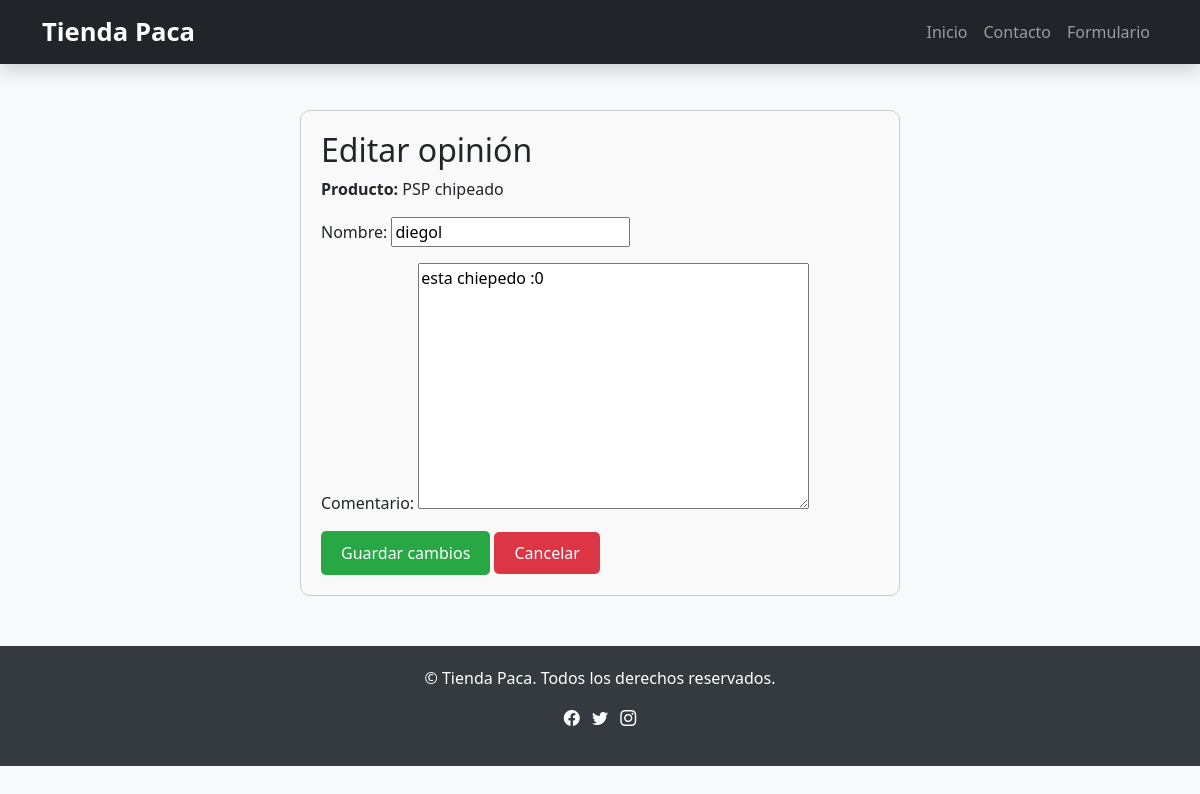
Screenshot of /productos/opinion/editar/1/ with the database file from the repository.
### productos/models.py (models this page shows, shortened)
class Opinion(models.Model):
    producto = models.ForeignKey(Producto, related_name="opiniones", on_delete=models.CASCADE)
    nombre = models.CharField(max_length=100)  # nombre del visitante
    comentario = models.TextField()
    fecha = models.DateTimeField(auto_now_add=True)
    class Meta:
        verbose_name = "Opinión"
        verbose_name_plural = "Opiniones"

class Producto(models.Model):
    nombre = models.CharField(max_length=200)
    descripcion = models.TextField()
    foto = models.ImageField(upload_to='productos/')
    precio = models.DecimalField(max_digits=8, decimal_places=2)
    stock = models.PositiveIntegerField(default=0)
    class Meta:
        verbose_name = "Producto"
        verbose_name_plural = "Productos"

### productos/views.py (the view)
# urls.py: path('opinion/editar/<int:opinion_id>/', views.editar_opinion, name='editar_opinion'),
def editar_opinion(request, opinion_id):
    opinion = get_object_or_404(Opinion, id=opinion_id)
    if request.method == "POST":
        form = OpinionForm(request.POST, instance=opinion)
        if form.is_valid():
            form.save()
            messages.success(request, "¡Tu comentario fue editado con éxito!")
            return redirect("detalle_producto", producto_id=opinion.producto.id)
    else:
        form = OpinionForm(instance=opinion)
    return render(request, "productos/editar_opinion.html", {"form": form, "opinion": opinion})

### productos/forms.py
class OpinionForm(forms.ModelForm):
    class Meta:
        model = Opinion
        fields = ["nombre", "comentario"]

### productos/templates/productos/editar_opinion.html (shortened to what this page needs)
{% extends "productos/encabezado.html" %}
{% block content %}
<div style="max-width: 600px; margin: 40px auto; padding: 20px; border: 1px solid #ccc; border-radius: 10px; background: #f9f9f9;">
    <h2>Editar opinión</h2>
    <p><strong>Producto:</strong> {{ opinion.producto.nombre }}</p>
    <form method="post">
        {{ form.as_p }}
        <div style="margin-top: 15px;">
            <button type="submit" style="padding: 10px 20px; background: #28a745; color: white; border: none; border-radius: 5px;">Guardar cambios</button>
            <a href="{% url 'detalle_producto' opinion.producto.id %}" style="padding: 10px 20px; background: #dc3545; color: white; border-radius: 5px; text-decoration: none;">Cancelar</a>
        </div>
    </form>
</div>
{% endblock %}

### productos/templates/productos/encabezado.html (style rules this page uses)
body { padding-top: 70px; background-color: #f8f9fa; }

### rows the page displays
Opinion: producto.nombre "PSP chipeado", nombre "diegol", comentario "esta chiepedo :0"
